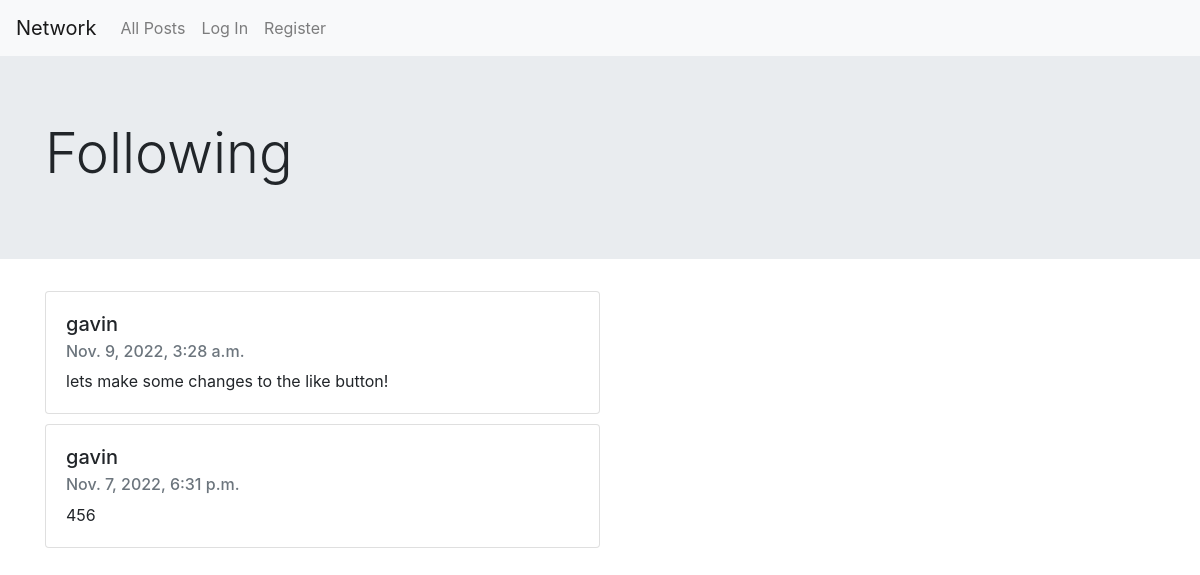
The app's page /following/1, older data.
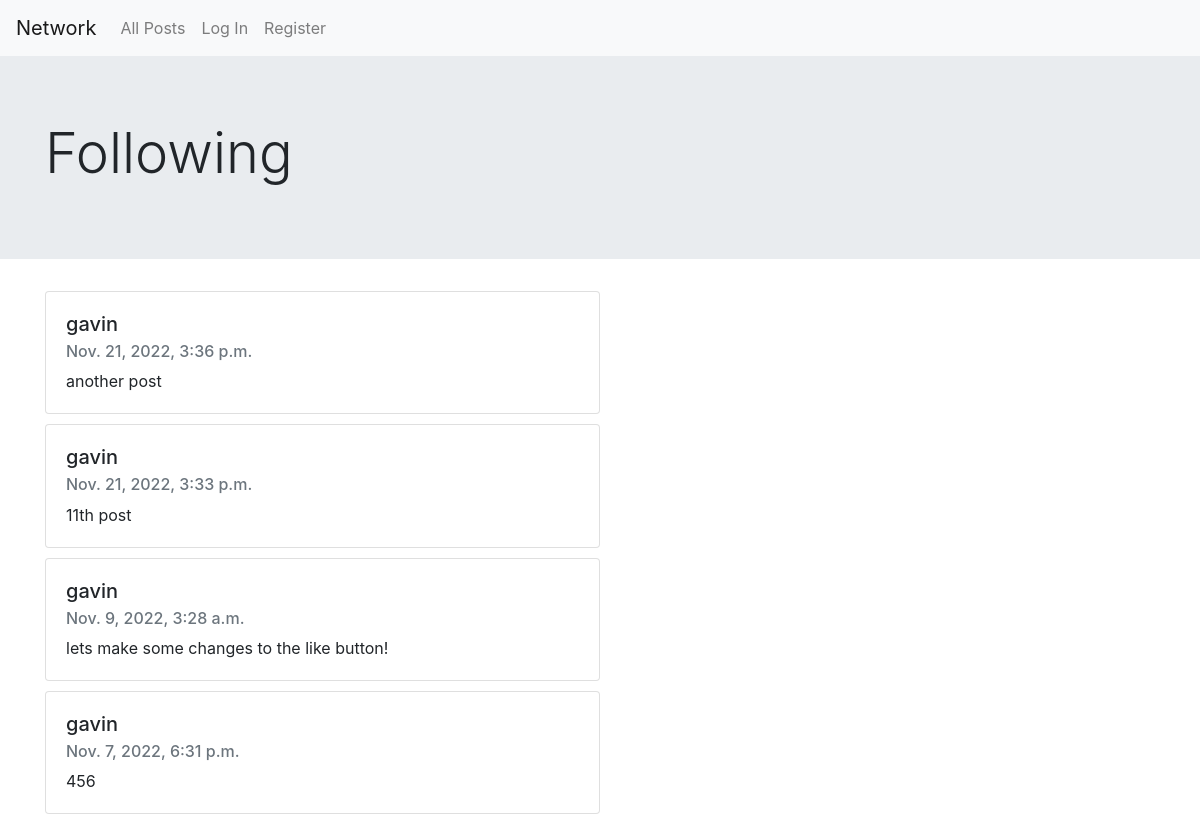
The same page, newer data.
### network/models.py (models this page shows, shortened)
class Post(models.Model):
    user = models.ForeignKey(User, on_delete=models.CASCADE, related_name='author')
    content = models.CharField(max_length=250)
    timestamp = models.DateTimeField(auto_now_add=True)
    liked = models.ManyToManyField(User, default=None, blank=True, related_name='likes')

class User(AbstractUser):
    pass

### network/views.py (the view)
# urls.py: path("following/<int:user_id>", views.following, name="following"),
def following(request, user_id):
    user = User.objects.get(pk=user_id)
    followers = Profile.objects.filter(follower=user)
    posts = Post.objects.all().order_by('id').reverse()
    post_list = []
    if not followers:
        return render(request, 'network/following.html',{
            "message": "no followers"
        })
    for post in posts:
        for follower in followers:
            if follower.user == post.user:
                post_list.append(post)
    paginator = Paginator(post_list, 10)
    page_number = request.GET.get('page')
    page_obj = paginator.get_page(page_number)
    return render(request, 'network/following.html',{
        'posts': post_list,
        'page_obj': page_obj
    })

### network/templates/network/following.html (shortened to what this page needs)
{% extends 'network/layout.html' %}
{% block body %}
    <div class="jumbotron jumbotron-fluid">
        <div class="container">
            <h1 class="display-4">Following</h1>
        </div>
    </div>
    {% for post in page_obj %}
        <div class="container">
            <div class="card" style="width:50%">
                <div class="card-body">
                    <h5 class="card-title">{{ post.user }}</h5>
                    <h6 class="card-subtitle mb-2 text-muted">{{ post.timestamp }}</h6>
                    <div class="card-text">{{ post.content }}</div>
                </div>
            </div>
        </div>
    {% endfor %}
{% endblock %}

Row changes from the older to the newer data that the page shows:
added Post: user "gavin", timestamp "Nov. 21, 2022, 3:36 p.m.", content "another post"
added Post: user "gavin", timestamp "Nov. 21, 2022, 3:33 p.m.", content "11th post"
